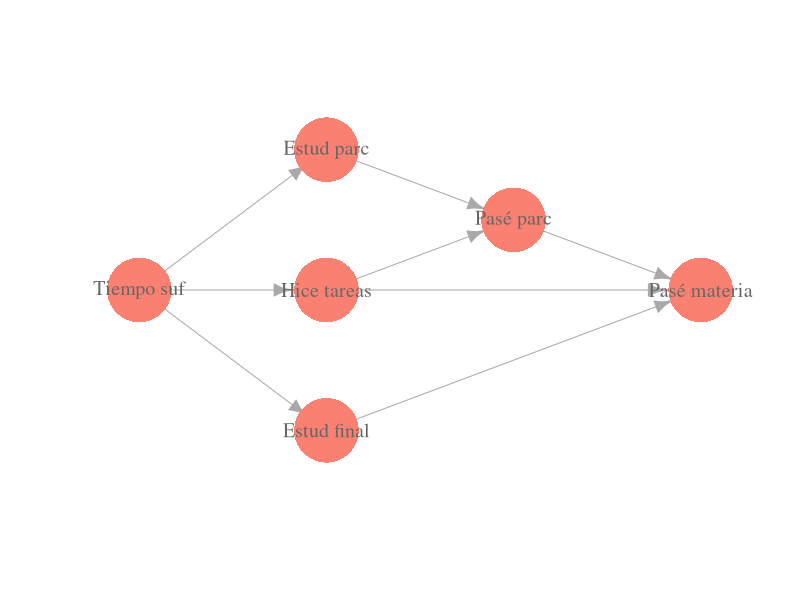

Here is the R script that generated this plot:
## ---- chunk 1
library(igraph)
library(dplyr)
## ---- chunk 2
gr <- graph(c(1, 2, 1, 3, 1, 4, 2, 5, 3, 5, 3, 6, 4, 6, 5, 6))

plot(gr, 
     vertex.label = c('Tiempo suf', 'Estud parc', 'Hice tareas', 
                      'Estud final', 'Pasé parc', 'Pasé materia'), 
     layout = matrix(c(0, 0.5, 2, 1, 2, 0.5, 2, 0, 4, 0.75, 6, 0.5), byrow = TRUE, ncol = 2),
     vertex.size = 23, vertex.color = 'salmon', vertex.label.cex = 1.2,
     vertex.label.color = 'gray40', vertex.frame.color = NA, asp = 0.5, 
     edge.arrow.size = 1)
## ---- chunk 3
tiempo_suf <- c('sí','no')
estud_parc <- c('sí','no')
hice_tareas <- c('sí','no')
estud_final <- c('sí','no')
pase_parc <- c('sí','no')
pase_materia <- c('sí','no')
## ---- chunk 4
p_tiempo_suf <- expand.grid(tiempo_suficiente=tiempo_suf)
p_tiempo_suf$prob_tiempo <- c(0.5, 0.5)
p_tiempo_suf
## ---- chunk 5
p_estud_parc <- expand.grid(tiempo_suficiente=tiempo_suf, 
                            estudie_parcial=estud_parc)
p_estud_parc$prob_est_parc <- c(0.8, 0.4, 0.2, 0.6)
p_estud_parc
## ---- chunk 6
p_hice_tareas <- expand.grid(tiempo_suficiente=tiempo_suf, 
                            hice_tareas=hice_tareas)
p_hice_tareas$prob_hice_tareas <- c(0.8, 0.2, 0.2, 0.8)
p_hice_tareas
## ---- chunk 7
p_estud_final <- expand.grid(tiempo_suficiente=tiempo_suf, 
                            estudie_final=estud_final)
p_estud_final$prob_est_final <- c(1, 0.3, 0, 0.7)
p_estud_final
## ---- chunk 8
p_pase_parc <- expand.grid(estudie_parcial=estud_parc, 
                           hice_tareas=hice_tareas, pase_parcial=pase_parc)
p_pase_parc$prob_pase_parc <- c(1, 0.6, 0.8, 0.4, 0, 0.4, 0.2, 0.6)
p_pase_parc
## ---- chunk 9
p_pase_mat <- expand.grid(pase_parcial=pase_parc, 
                          hice_tareas=hice_tareas,
                          estudie_final=estud_final,
                          pase_materia=pase_materia)
p_pase_mat$prob_pase_mat <- c(1, 0.7, 0.6, 0.5, 0.9, 0.6, 0.5, 0.3,
                     0, 0.3, 0.4, 0.5, 0.1, 0.4, 0.5, 0.7)
p_pase_mat
## ---- chunk 10
p1 <- inner_join(p_pase_mat, p_pase_parc)
p2 <- inner_join(p1, p_estud_final)
p3 <- inner_join(p2, p_hice_tareas)
p4 <- inner_join(p3, p_estud_parc)
p_conjunta <- inner_join(p4, p_tiempo_suf)

# Calculamos la probabilidad conjunta
p_conjunta$prob <- p_conjunta$prob_pase_mat * p_conjunta$prob_pase_parc *
  p_conjunta$prob_est_final * p_conjunta$prob_hice_tareas *
  p_conjunta$prob_est_parc * p_conjunta$prob_tiempo

p_conjunta
